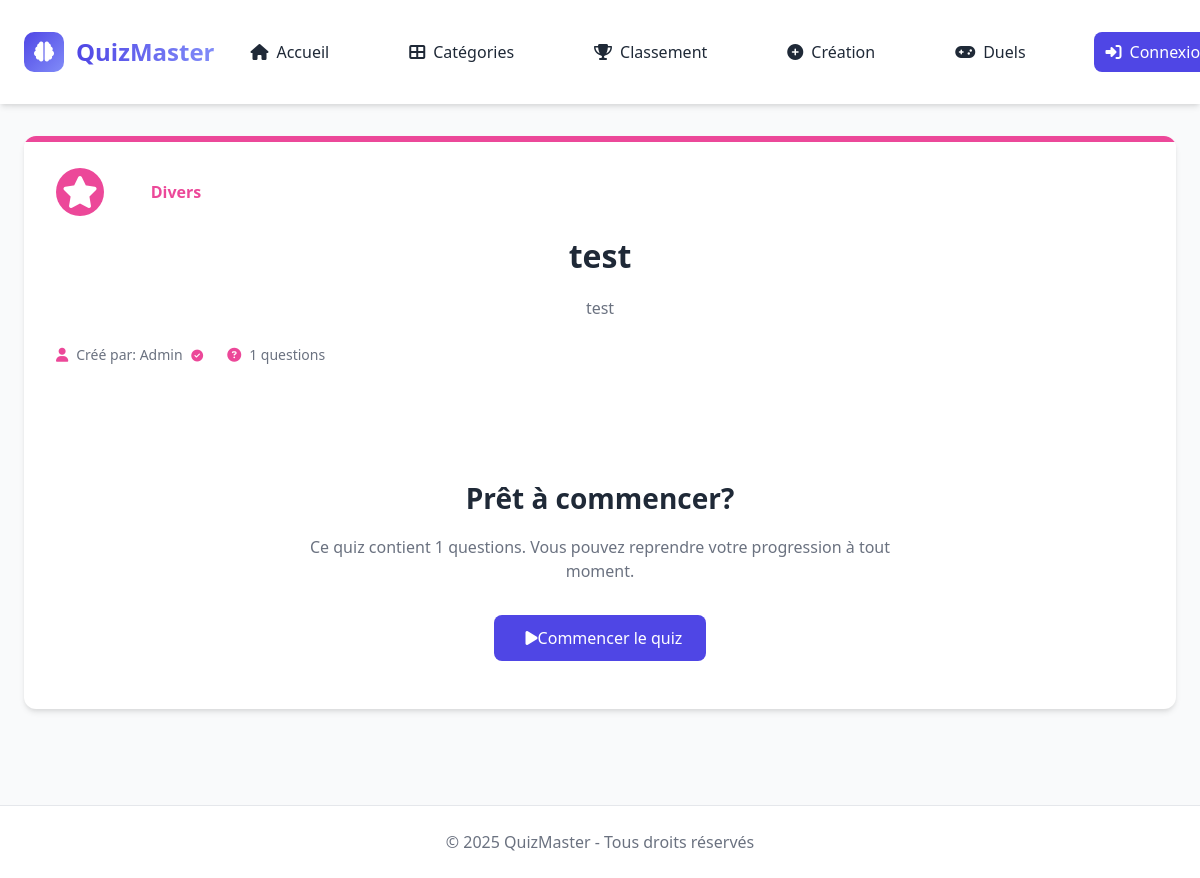
The page /community_quiz.php?id=2 on the database its author committed.
### tables this page shows
CREATE TABLE `user_quizzes` (
  `id` int NOT NULL AUTO_INCREMENT,
  `utilisateur_id` int NOT NULL,
  `titre` varchar(100) NOT NULL,
  `description` text NOT NULL,
  `categorie_id` int DEFAULT NULL,
  `time_limit_per_question` int DEFAULT NULL,
  `status` enum('pending','approved','rejected') DEFAULT 'pending',
  `admin_comment` text,
  `created_at` datetime DEFAULT CURRENT_TIMESTAMP,
  `difficulte_id` int DEFAULT NULL,
  PRIMARY KEY (`id`),
  KEY `utilisateur_id` (`utilisateur_id`),
  KEY `categorie_id` (`categorie_id`),
  KEY `difficulte_id` (`difficulte_id`),
  CONSTRAINT `user_quizzes_ibfk_1` FOREIGN KEY (`utilisateur_id`) REFERENCES `utilisateurs` (`id`) ON DELETE CASCADE,
  CONSTRAINT `user_quizzes_ibfk_2` FOREIGN KEY (`categorie_id`) REFERENCES `categories` (`id`) ON DELETE SET NULL,
  CONSTRAINT `user_quizzes_ibfk_3` FOREIGN KEY (`difficulte_id`) REFERENCES `difficultes` (`id`) ON DELETE SET NULL
);

CREATE TABLE `categories` (
  `id` int NOT NULL AUTO_INCREMENT,
  `nom` varchar(50) NOT NULL,
  `description` text NOT NULL,
  `icone` varchar(50) NOT NULL,
  `couleur` varchar(20) NOT NULL,
  `active` tinyint(1) DEFAULT '1',
  PRIMARY KEY (`id`)
);

CREATE TABLE `utilisateurs` (
  `id` int NOT NULL AUTO_INCREMENT,
  `est_admin` tinyint(1) NOT NULL DEFAULT '0',
  `nom` varchar(100) NOT NULL,
  `email` varchar(100) NOT NULL,
  `mot_de_passe` varchar(255) NOT NULL,
  `date_inscription` datetime NOT NULL DEFAULT CURRENT_TIMESTAMP,
  `est_contributeur` tinyint(1) NOT NULL DEFAULT '0',
  `active` tinyint(1) DEFAULT '1',
  PRIMARY KEY (`id`),
  UNIQUE KEY `email` (`email`)
);

### community_quiz.php (the view, shortened to what this page needs)
<?php
require_once 'includes/header.php';
$quiz_id = (int)$_GET['id'];
$database = new Database();
$db = $database->connect();
$query = "SELECT uq.*, c.nom as categorie_nom, c.icone as categorie_icone, c.couleur as categorie_couleur,
                 u.nom as createur_nom, u.est_contributeur, d.nom as difficulte_nom
          FROM user_quizzes uq
          LEFT JOIN categories c ON uq.categorie_id = c.id
          LEFT JOIN utilisateurs u ON uq.utilisateur_id = u.id
          LEFT JOIN difficultes d ON uq.difficulte_id = d.id
          WHERE uq.id = :id AND uq.status = 'approved'";
$stmt = $db->prepare($query);
$stmt->bindParam(':id', $quiz_id);
$stmt->execute();
$quiz = $stmt->fetch(PDO::FETCH_ASSOC);
$query = "SELECT * FROM user_quiz_questions WHERE user_quiz_id = :quiz_id";
$stmt = $db->prepare($query);
$stmt->bindParam(':quiz_id', $quiz_id);
$stmt->execute();
$questions = $stmt->fetchAll(PDO::FETCH_ASSOC);
$questions_with_options = [];
foreach ($questions as $question) {
    $query = "SELECT * FROM user_quiz_options WHERE user_quiz_question_id = :question_id";
    $stmt = $db->prepare($query);
    $stmt->bindParam(':question_id', $question['id']);
    $stmt->execute();
    $options = $stmt->fetchAll(PDO::FETCH_ASSOC);
    $question['options'] = $options;
    $questions_with_options[] = $question;
}
?>
<main class="quiz-page">
    <div class="container">
        <div class="quiz-container" data-quiz-id="<?= $quiz_id ?>" data-quiz-type="community">
            <div class="quiz-header" style="--category-color: <?= $quiz['categorie_couleur'] ?>">
                <div class="quiz-info">
                    <div class="quiz-category">
                        <div class="category-icon">
                            <i class="fas <?= $quiz['categorie_icone'] ?>"></i>
                        </div>
                        <div class="category-name"><?= htmlspecialchars($quiz['categorie_nom']) ?></div>
                    </div>
                    <h1 class="quiz-title"><?= htmlspecialchars($quiz['titre']) ?></h1>
                    <p class="quiz-description"><?= htmlspecialchars($quiz['description']) ?></p>
                    <div class="quiz-meta">
                        <div class="quiz-meta-item">
                            <i class="fas fa-user"></i>
                            <span>Créé par: <?= htmlspecialchars($quiz['createur_nom']) ?>
                            <?php if ($quiz['est_contributeur']): ?>
                                <i class="fas fa-check-circle certified-icon" title="Contributeur certifié"></i>
                            <?php endif; ?>
                            </span>
                        </div>
                        <div class="quiz-meta-item">
                            <i class="fas fa-question-circle"></i>
                            <span><?= count($questions_with_options) ?> questions</span>
                        </div>
                    </div>
                </div>
            </div>
            <div class="quiz-start-screen">
                <div class="quiz-start-content">
                    <h2>Prêt à commencer?</h2>
                    <p>Ce quiz contient <?= count($questions_with_options) ?> questions. Vous pouvez reprendre votre progression à tout moment.</p>
                    <div class="quiz-actions">
                        <button id="start-quiz" class="btn btn-primary">
                            <i class="fas fa-play"></i> Commencer le quiz
                        </button>
                    </div>
                </div>
            </div>
        </div>
    </div>
</main>
<?php require_once 'includes/footer.php'; ?>

### assets/css/style.css (style rules this page uses)
:root { --primary-color: #3b82f6; --primary-dark: #2563eb; --primary-light: #93c5fd; --secondary-color: #6b7280; --success-color: #22c55e; --danger-color: #ef4444; --warning-color: #eab308; --background-color: #f9fafb; --card-background: #ffffff; --text-color: #1f2937; --text-light: #6b7280; --border-color: #e5e7eb; --border-radius: 0.5rem; --shadow: 0 1px 3px 0 rgba(0, 0, 0, 0.1), 0 1px 2px 0 rgba(0, 0, 0, 0.06); --shadow-md: 0 4px 6px -1px rgba(0, 0, 0, 0.1), 0 2px 4px -1px rgba(0, 0, 0, 0.06); --shadow-lg: 0 10px 15px -3px rgba(0, 0, 0, 0.1), 0 4px 6px -2px rgba(0, 0, 0, 0.05); --transition: all 0.3s ease; }
*, *::before, *::after { box-sizing: border-box; margin: 0; padding: 0; }
body { font-family: 'Segoe UI', Tahoma, Geneva, Verdana, sans-serif; line-height: 1.5; color: var(--text-color); background-color: var(--background-color); }
button { cursor: pointer; font-family: inherit; }
.container { width: 100%; max-width: 1200px; margin: 0 auto; padding: 0 1rem; }
main { min-height: calc(100vh - 140px); }
.btn { display: inline-block; padding: 0.5rem 1rem; border-radius: var(--border-radius); font-weight: 500; text-align: center; border: 1px solid transparent; transition: var(--transition); cursor: pointer; }
.btn-primary { background-color: var(--primary-color); color: white; }
.category-icon { background-color: rgba(var(--category-color, 59, 130, 246), 0.1); color: var(--category-color, var(--primary-color)); padding: 1.5rem; text-align: center; }
.category-icon i { font-size: 2rem; }
.quiz-header { text-align: center; margin-bottom: 2rem; }
.category-name { width: 120px; font-weight: 500; }

### includes/header.php (style rules this page uses)
:root { --primary-color: #4f46e5; --primary-hover: #4338ca; --primary-light: rgba(79, 70, 229, 0.1); --secondary-color: #10b981; --text-color: #1f2937; --text-muted: #6b7280; --background-color: #f9fafb; --card-background: #ffffff; --border-color: #e5e7eb; --border-radius: 12px; --shadow-sm: 0 1px 2px 0 rgba(0, 0, 0, 0.05); --shadow: 0 4px 6px -1px rgba(0, 0, 0, 0.1), 0 2px 4px -1px rgba(0, 0, 0, 0.06); --shadow-lg: 0 10px 15px -3px rgba(0, 0, 0, 0.1), 0 4px 6px -2px rgba(0, 0, 0, 0.05); --transition: all 0.3s ease; --font-sans: system-ui, -apple-system, BlinkMacSystemFont, 'Segoe UI', Roboto, 'Helvetica Neue', Arial, sans-serif; }

### rows shown on the page
user_quizzes: categorie.nom "Divers", titre "test", description "test", utilisateur.nom "Admin"

### other values the page prints
APP_NAME "QuizMaster"
count($questions_with_options) "1"
